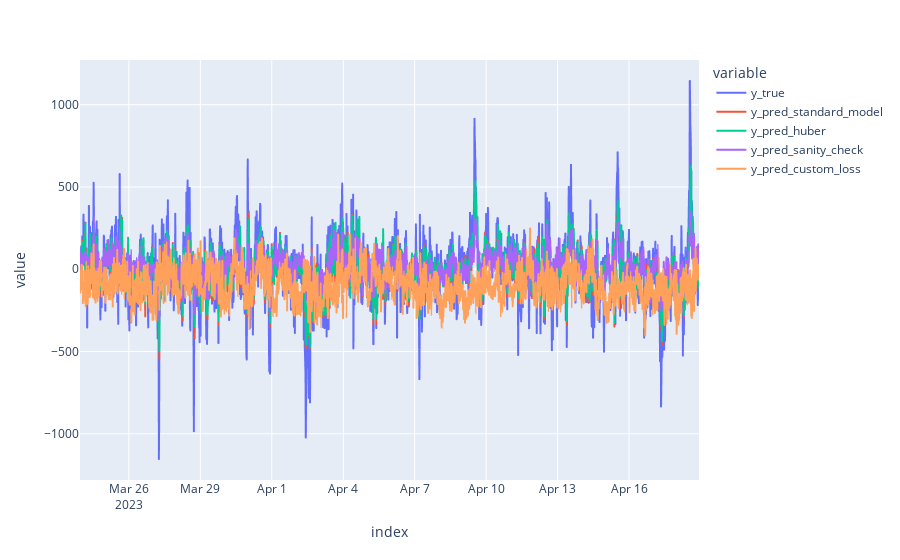

Source (notebook cell):
### Code cell
prediction_df_molten = prediction_df.melt(ignore_index=False)
fig = px.line(
    prediction_df_molten,
    x = prediction_df_molten.index,
    y = "value",
    color = "variable",
)
fig.show()

### Figure 1 — Plotly figure (JSON) as saved in the notebook; plotly's stock layout.template omitted (floating-point values rounded to 4 significant figures; data arrays with more than 128 entries replaced by an {"elided": "..."} marker saying what was removed)
{"data": [{"hovertemplate": "variable=y_true<br>index=%{x}<br>value=%{y}<extra></extra>", "legendgroup": "y_true", "line": {"color": "#636efa", "dash": "solid"}, "marker": {"symbol": "circle"}, "mode": "lines", "name": "y_true", "showlegend": true, "type": "scattergl", "x": {"elided": "2496 str values"}, "xaxis": "x", "y": {"elided": "2496 float values"}, "yaxis": "y"}, {"hovertemplate": "variable=y_pred_standard_model<br>index=%{x}<br>value=%{y}<extra></extra>", "legendgroup": "y_pred_standard_model", "line": {"color": "#EF553B", "dash": "solid"}, "marker": {"symbol": "circle"}, "mode": "lines", "name": "y_pred_standard_model", "showlegend": true, "type": "scattergl", "x": {"elided": "2496 str values"}, "xaxis": "x", "y": {"elided": "2496 float values"}, "yaxis": "y"}, {"hovertemplate": "variable=y_pred_huber<br>index=%{x}<br>value=%{y}<extra></extra>", "legendgroup": "y_pred_huber", "line": {"color": "#00cc96", "dash": "solid"}, "marker": {"symbol": "circle"}, "mode": "lines", "name": "y_pred_huber", "showlegend": true, "type": "scattergl", "x": {"elided": "2496 str values"}, "xaxis": "x", "y": {"elided": "2496 float values"}, "yaxis": "y"}, {"hovertemplate": "variable=y_pred_sanity_check<br>index=%{x}<br>value=%{y}<extra></extra>", "legendgroup": "y_pred_sanity_check", "line": {"color": "#ab63fa", "dash": "solid"}, "marker": {"symbol": "circle"}, "mode": "lines", "name": "y_pred_sanity_check", "showlegend": true, "type": "scattergl", "x": {"elided": "2496 str values"}, "xaxis": "x", "y": {"elided": "2496 float values"}, "yaxis": "y"}, {"hovertemplate": "variable=y_pred_custom_loss<br>index=%{x}<br>value=%{y}<extra></extra>", "legendgroup": "y_pred_custom_loss", "line": {"color": "#FFA15A", "dash": "solid"}, "marker": {"symbol": "circle"}, "mode": "lines", "name": "y_pred_custom_loss", "showlegend": true, "type": "scattergl", "x": {"elided": "2496 str values"}, "xaxis": "x", "y": {"elided": "2496 float values"}, "yaxis": "y"}], "layout": {"legend": {"title": {"text": "variable"}, "tracegroupgap": 0}, "margin": {"t": 60}, "xaxis": {"anchor": "y", "domain": [0, 1], "title": {"text": "index"}}, "yaxis": {"anchor": "x", "domain": [0, 1], "title": {"text": "value"}}}}
